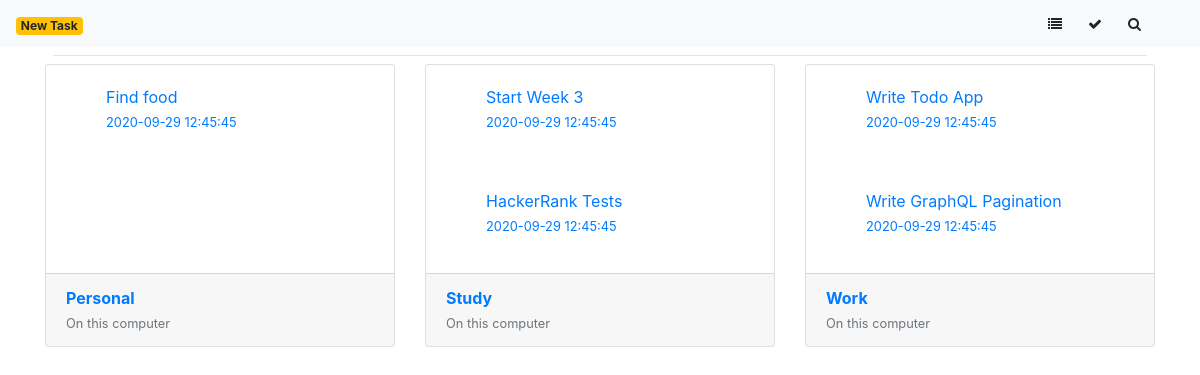
The app's page /, older data.
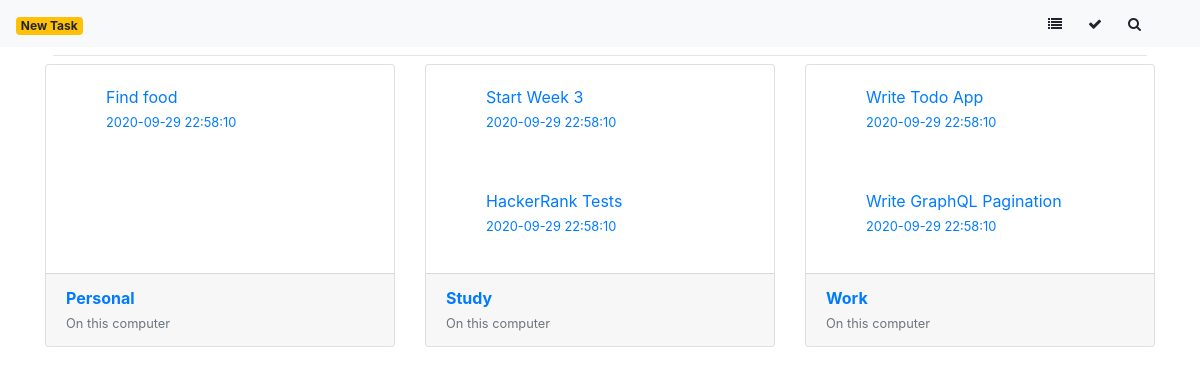
The same page, newer data.
### tables this page shows
CREATE TABLE tasks(
    id INTEGER PRIMARY KEY AUTOINCREMENT,
    task_type_id INTEGER NOT NULL,
    title VARCHAR NOT NULL,
    content TEXT NOT NULL,
    priority VARCHAR NOT NULL DEFAULT LOW,
    complete INTEGER NOT NULL DEFAULT 0,
    date_created TIMESTAMP NOT NULL DEFAULT CURRENT_TIMESTAMP,
    FOREIGN KEY (task_type_id) REFERENCES task_types (id)
);

CREATE TABLE task_types(
    id INTEGER PRIMARY KEY AUTOINCREMENT,
    name VARCHAR NOT NULL

);

### app.py (the view)
@app.route("/")
def index():
    conn = get_db_connection()
    task_types = conn.execute('SELECT * FROM task_types').fetchall()
    tasks = conn.execute(
        'SELECT i.*, t.name FROM tasks i JOIN task_types t ON i.task_type_id = t.id ORDER BY t.name'
    ).fetchall()
    lists = {}
    for k, g in groupby(tasks, key=lambda t: t['name']):
        lists[k] = list(g)
    conn.close()
    return render_template('index.html', lists=lists, types=task_types)

### app.py (called while the page is built)
def get_db_connection():
    conn = sqlite3.connect('database.db')
    conn.row_factory = sqlite3.Row
    return conn

### templates/index.html (shortened to what this page needs)
    {% extends 'layout.html' %}
    {% block content %}
        <hr class="m-2" />
        <div class="card-deck">
            {% if lists %}
                {% for list, items in lists.items() %}
                <a class="card" href="{{ url_for('taskDetails', name=list) }}">
                    {% for item in items %}
                        <div class="card-body">
                            <ul>
                                <li>{{ item.title }}</li>
                                <small>{{ item.date_created }}</small>
                            </ul>
                        </div>
                    {% endfor %}
                    <div class="card-footer">
                        <strong>{{ list }}</strong>
                        <p class="m-0 text-muted">
                        <small>On this computer</small>
                        </p>
                    </div>
                </a>
                {% endfor %}
            {% else %}
                <div class="card">
                    <div class="card-body">
                        <h6>No Tasks</h6>
                    </div>
                </div>
            {% endif %}
        </div>
    {% endblock content %}

Row changes from the older to the newer data that the page shows:
changed tasks "Find food": date_created "2020-09-29 12:45:45" → "2020-09-29 22:58:10"
changed tasks "Start Week 3": date_created "2020-09-29 12:45:45" → "2020-09-29 22:58:10"
changed tasks "HackerRank Tests": date_created "2020-09-29 12:45:45" → "2020-09-29 22:58:10"
changed tasks "Write Todo App": date_created "2020-09-29 12:45:45" → "2020-09-29 22:58:10"
changed tasks "Write GraphQL Pagination": date_created "2020-09-29 12:45:45" → "2020-09-29 22:58:10"
